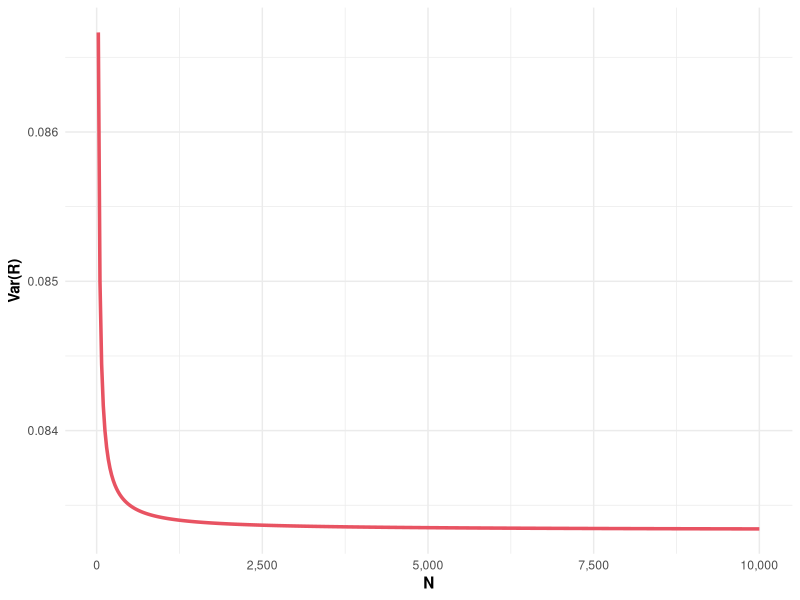
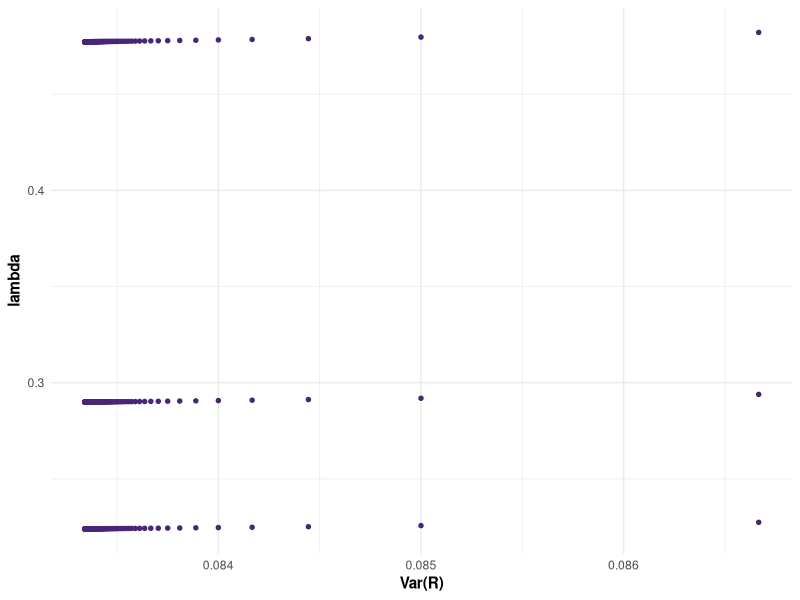
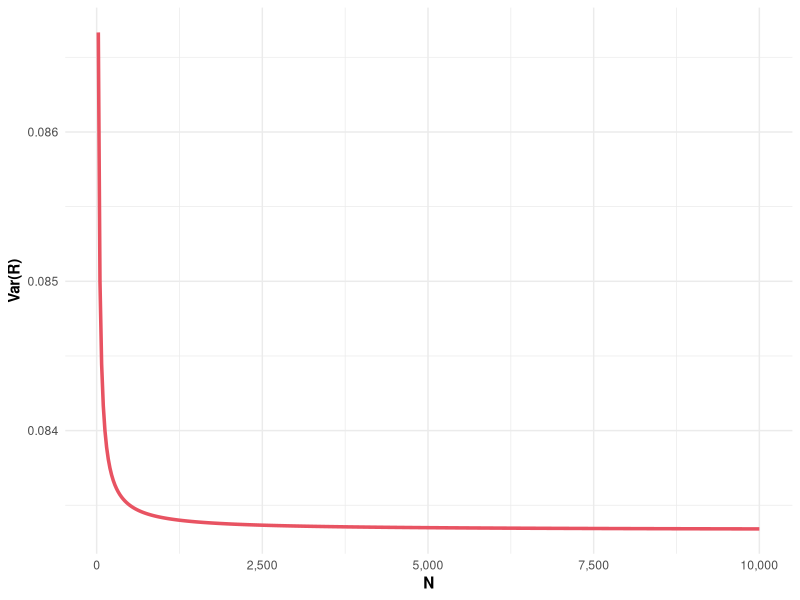
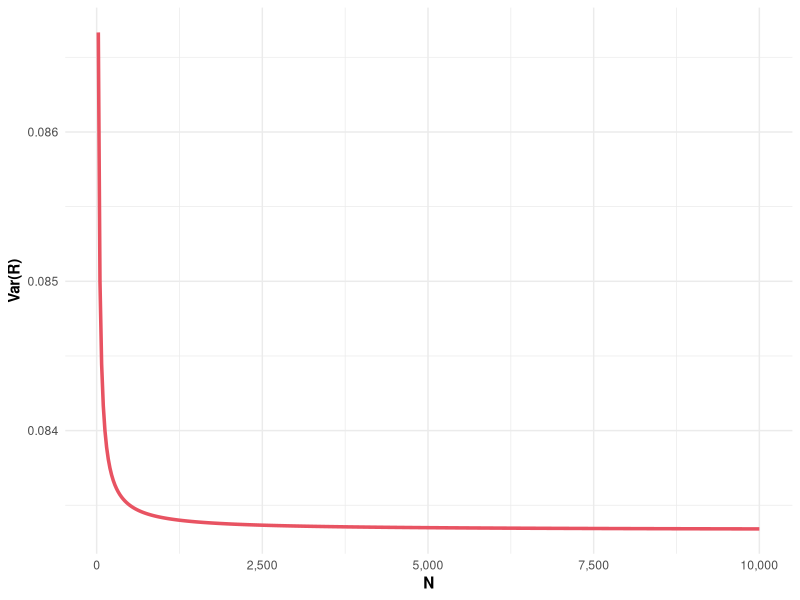
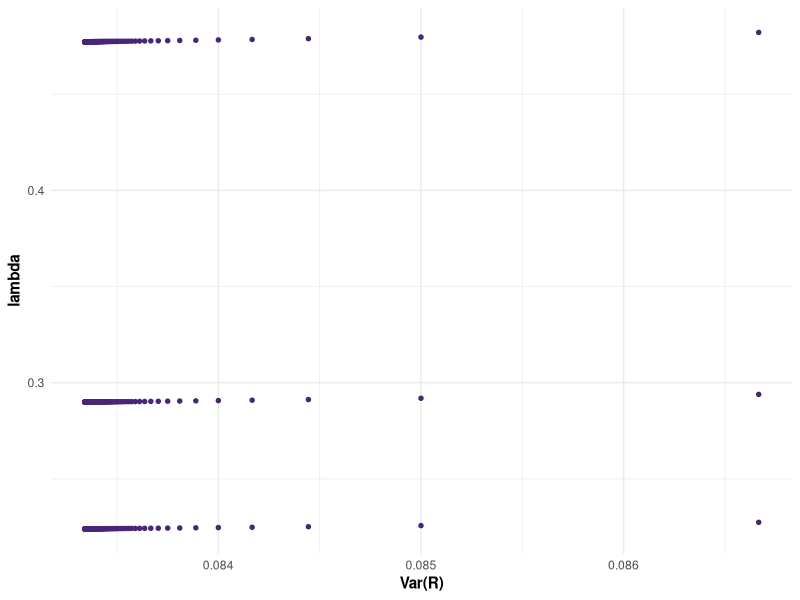
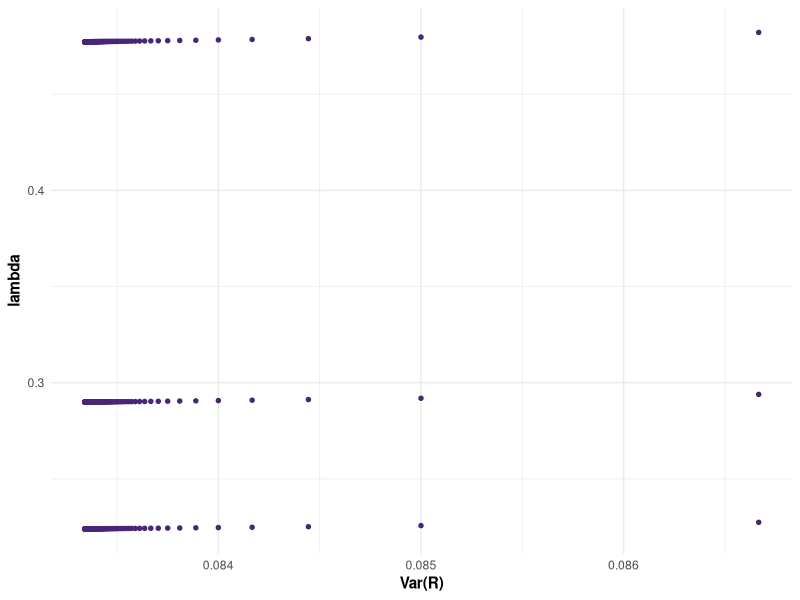

Reproduce these figures in R, in order.
library(dplyr) ## for data wrangling
library(ggplot2) ## for plots

set.seed(1)
n = 10000

rank_var = function(x) {
  sapply(X = x,
         FUN = function(x) var((rank(1:x) - 1)/x + 1/(2 * x)))
}

rank_plot_dat = data.frame(n = seq(25, 10000, by = 25))
rank_plot_dat$sigma2R = rank_var(x = rank_plot_dat$n)

rank_plot_dat |>
  ggplot(aes(x = n, y = sigma2R)) +
  geom_line(color = "#E85362FF",
            size = 1.2) +
  theme_minimal() +
  labs(x = "N",
       y = "Var(R)") +
  theme(axis.title = element_text(face = "bold")) +
  scale_x_continuous(labels = scales::label_comma())
ggsave(filename = "~/Documents/me_ci/varR_line_plot.png",
       device = "png",
       width = 7,
       height = 5,
       units = "in")
ggsave(filename = "~/Documents/me_ci/varR_line_plot.svg",
       device = "svg",
       width = 7,
       height = 5,
       units = "in")

expand_rank_plot_dat = rank_plot_dat |>
  mutate(sigma2W = 1) |>
  bind_rows(
    rank_plot_dat |>
      mutate(sigma2W = 0.5)
  ) |>
  bind_rows(
    rank_plot_dat |>
      mutate(sigma2W = 0.1)
  ) |>
  mutate(ub_lambda = (sigma2R + sqrt(sigma2R * sigma2W)) /
           (sigma2R + sigma2W + 2 * sqrt(sigma2R * sigma2W)),
         alt_ub_lambda = sqrt(sigma2R) * (sqrt(sigma2R) + sqrt(sigma2W)) /
           (sigma2R + sigma2W + 2 * sqrt(sigma2R * sigma2W)))
with(expand_rank_plot_dat, all.equal(ub_lambda, alt_ub_lambda))

expand_rank_plot_dat |>
  ggplot(aes(x = sigma2R, y = ub_lambda)) +
  geom_point(color = "#482677FF",
             size = 1.2) +
  theme_minimal() +
  labs(x = "Var(R)",
       y = "lambda") +
  theme(axis.title = element_text(face = "bold")) +
  scale_x_continuous(labels = scales::label_comma())
ggsave(filename = "~/Documents/me_ci/varR_line_plot.png",
       device = "png",
       width = 7,
       height = 5,
       units = "in")
ggsave(filename = "~/Documents/me_ci/varR_line_plot.svg",
       device = "svg",
       width = 7,
       height = 5,
       units = "in")
